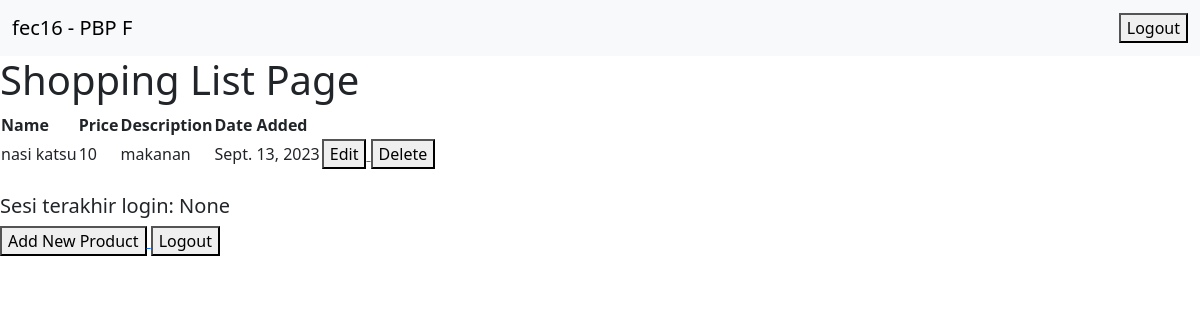
The app's page / (signed in), older data.
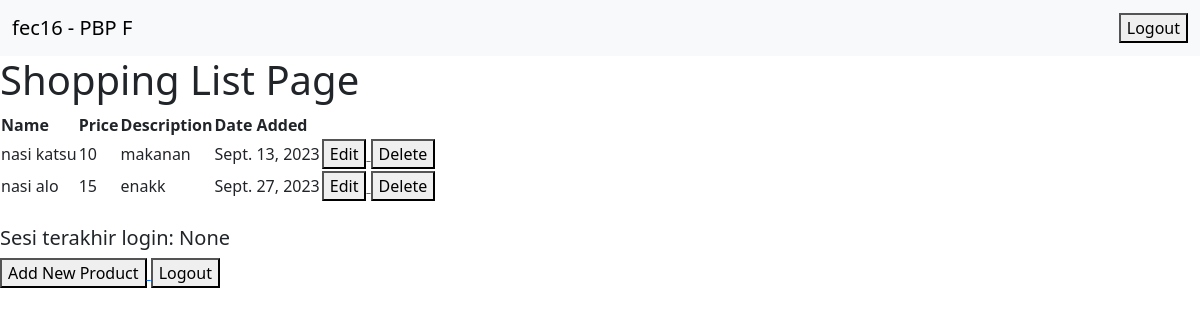
The same page, newer data.
### main/models.py (models this page shows)
class Product(models.Model):
    user = models.ForeignKey(User, on_delete=models.CASCADE)
    name = models.CharField(max_length=255)
    date_added = models.DateField(auto_now_add=True)
    price = models.IntegerField()
    description = models.TextField()

### main/views.py (the view)
# urls.py: path('', show_main, name='show_main'),
@login_required(login_url='/login')
def show_main(request):
    products = Product.objects.all()
    context = {
        'name': request.user.username,
        'class': 'PBP F',
        'products': products,
        'last_login': request.COOKIES.get('last_login'),
    }
    return render(request, "main.html", context)

### main/templates/main.html (shortened to what this page needs)
{% extends 'base.html' %}
{% block content %}
    <nav class="navbar bg-body-tertiary">
        <div class="container-fluid">
            <a class="navbar-brand">{{name}} - {{class}}</a>
            <a href="{% url 'main:logout' %}">
                <button>
                    Logout
                </button>
            </a>
        </div>
    </nav>
    <h1>Shopping List Page</h1>
    <table>
        <tr>
            <th>Name</th>
            <th>Price</th>
            <th>Description</th>
            <th>Date Added</th>
        </tr>
        {% for product in products %}
            <tr>
                <td>{{product.name}}</td>
                <td>{{product.price}}</td>
                <td>{{product.description}}</td>
                <td>{{product.date_added}}</td>
                <td>
                    <a href="{% url 'main:edit_product' product.pk %}">
                        <button>
                            Edit
                        </button>
                    </a>
                    <a href="{% url 'main:delete_product' product.pk %}">
                        <button>
                            Delete
                        </button>
                    </a>
                </td>
            </tr>
        {% endfor %}
    </table>
    <br />
    <h5>Sesi terakhir login: {{ last_login }}</h5>
    <a href="{% url 'main:create_product' %}">
        <button>
            Add New Product
        </button>
    </a>
    <a href="{% url 'main:logout' %}">
        <button>
            Logout
        </button>
    </a>
{% endblock content %}

### templates/base.html (shortened to what this page needs)
{% load static %}
<!DOCTYPE html>
<html lang="en">
    <head>
        <link href="https://cdn.jsdelivr.net/npm/bootstrap@5.3.2/dist/css/bootstrap.min.css" rel="stylesheet">
    </head>
    <body>
        {% block content %}
        {% endblock content %}
    </body>
</html>

Row changes from the older to the newer data that the page shows:
added Product: name "nasi alo", price "15", description "enakk", date_added "Sept. 27, 2023"
